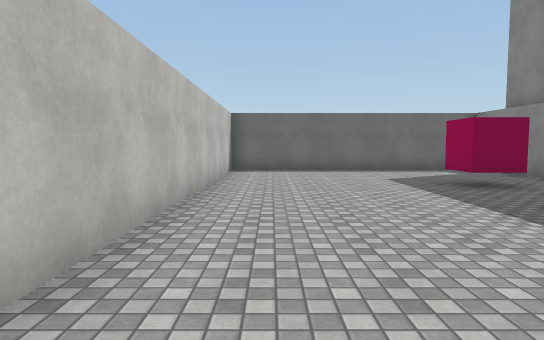
View 1 (above)

20 first-person views from a walk through a Unity game level. The camera is 1.4 m above the floor, tilts 4° down and sees 75° across. The floor is counted in squares, 1.8 m on a side. Each view is taken from the middle of a square. On the plan, view 1 faces up. The plan holds only what a view shows up to about 11 squares ahead; the rest is blank. The place goes on beyond the plan. The player character is not drawn. Some surface patterns are stand-ins.

View 2
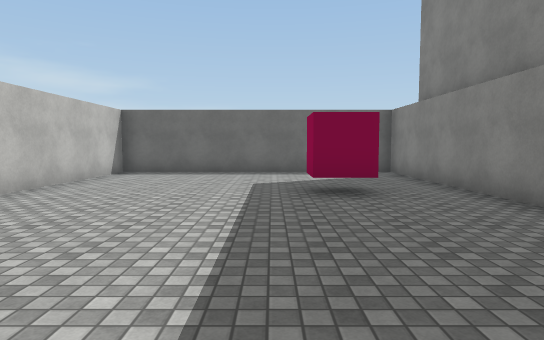

View 3
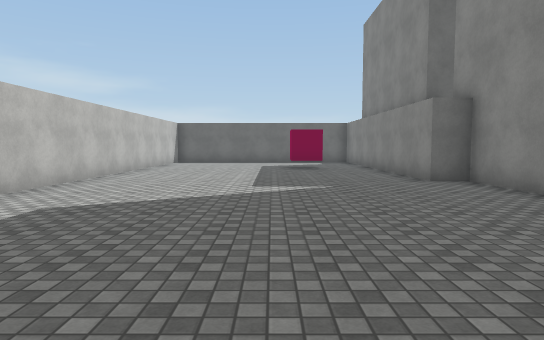

View 4
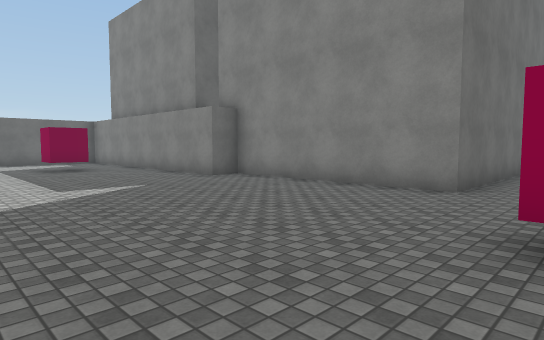

View 5
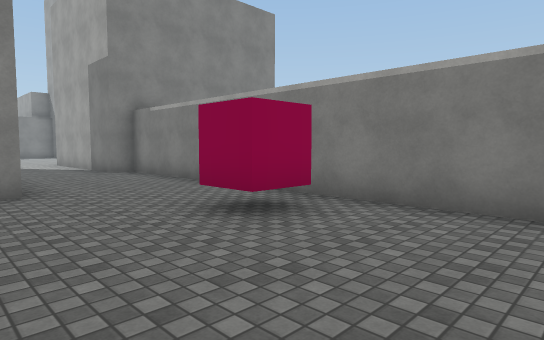

View 6
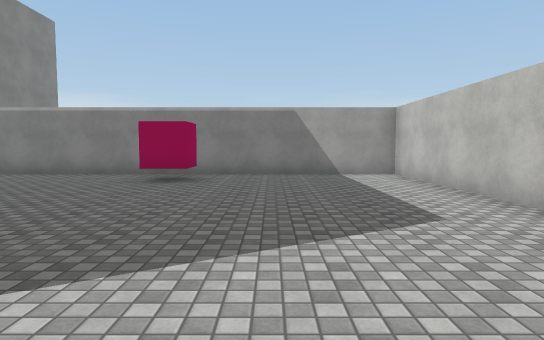

View 7
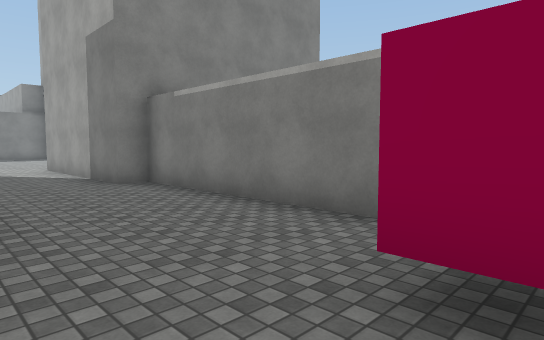

View 8
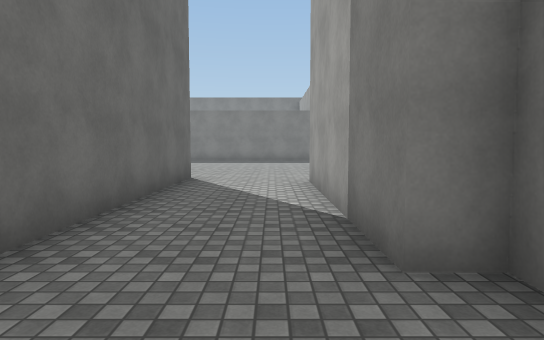

View 9
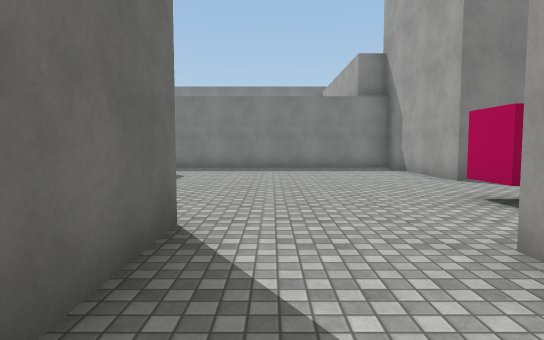

View 10
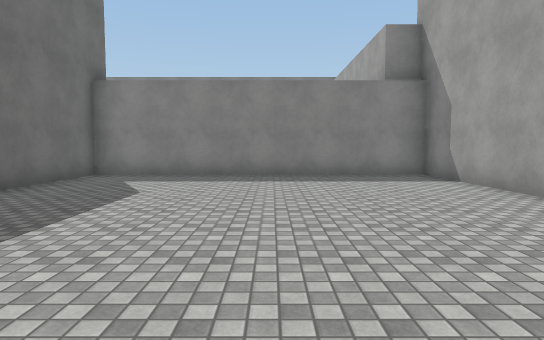

View 11
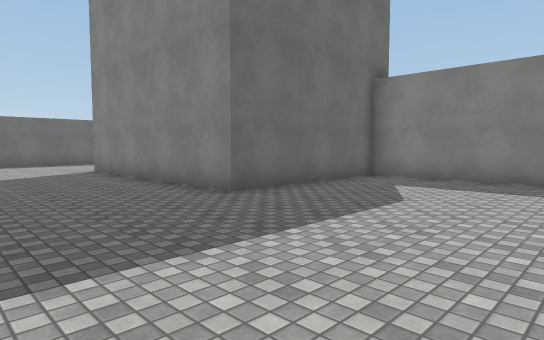

View 12
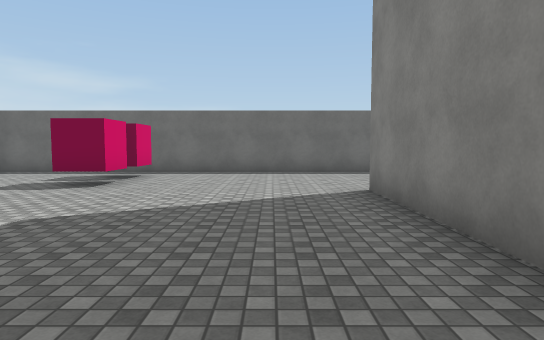

View 13
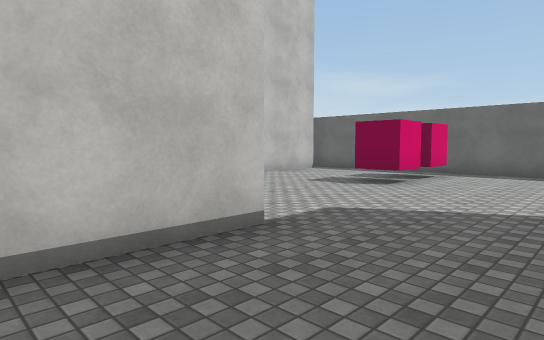

View 14
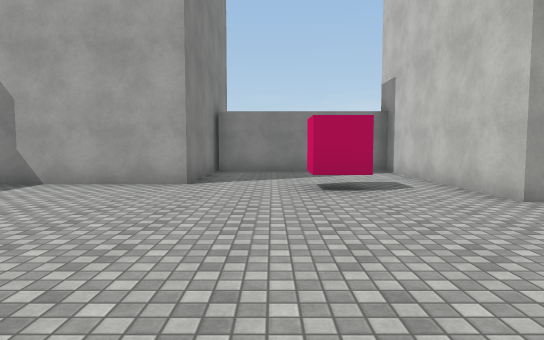

View 15
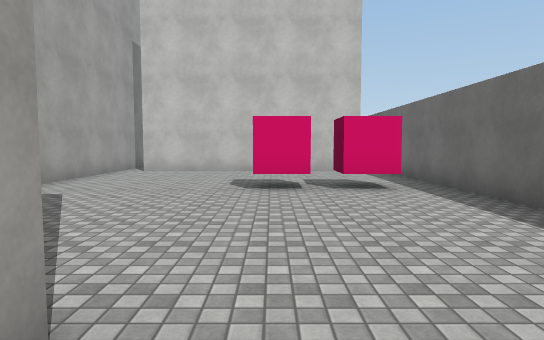

View 16
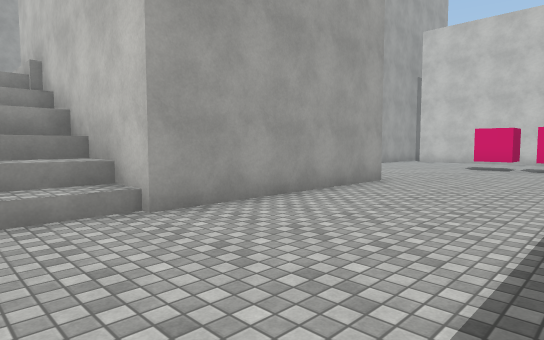

View 17
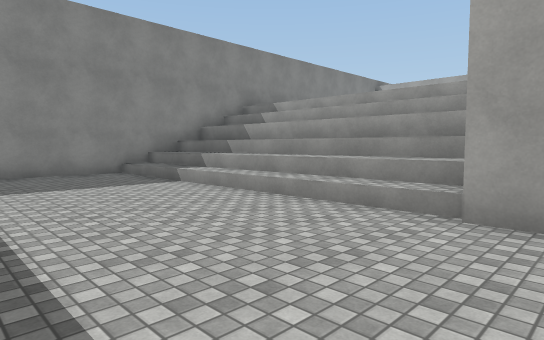

View 18
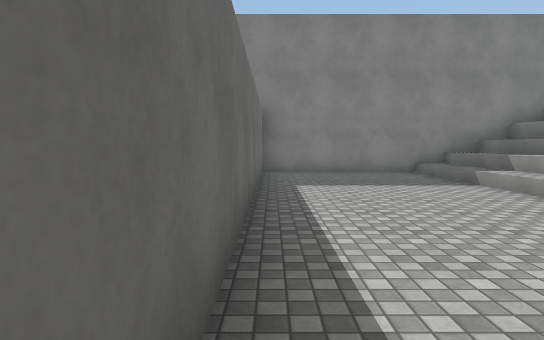

View 19
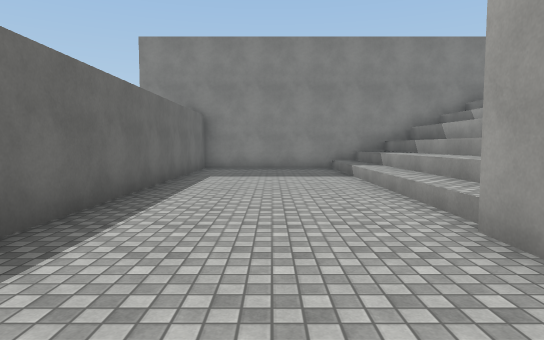

View 20
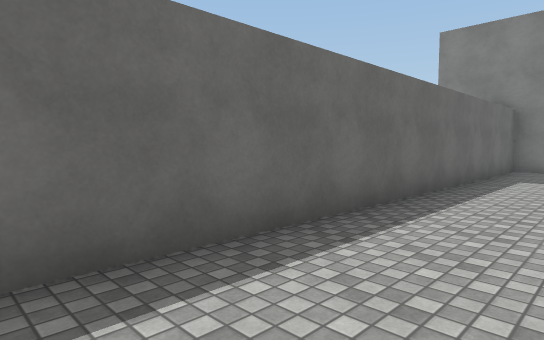

### Floor plan
Key: @ floor where view 1 was taken; # wall or solid block; . floor; / step, stairs or slope; ^ raised ledge; O other object.
Columns run from 2 left of view 1 to 36 right of it. Each row starts with its distance up from view 1.
 12 ##########    #########################
 11 #........#    ........................#
 10 #........#    #...OO..................#
  9 #........#    #.......................#
  8 #........#    #...OO..................#
  7 #.....O..#    #.........######////////#
  6 #........#    #.........#    #^^^^^^^^^
  5 #........#    #.........#    ^^^^^^^^^^
  4 #........#    ..........#    ##########
  3 #........##   ######....#
  2 #.........#        #....#
  1 #.........#        #....######
  0 #.@.......#         .........#
 -1 #.........#         .........#
 -2 #.........#         .........#
 -3 #.........##########.........#
 -4 #............................#
 -5 #.....OO.....................#
 -6 #............######..........#
 -7 ##############    #..O.......#
 -8                   #..O..######
 -9                   #.....#
-10                   #.....#
-11                   #. ...#
-12                   #######

Positions as (right, up) in squares from view 1, and headings:
1: (0, 0), facing up
2: (3, 1), facing up
3: (3, -5), facing up
4: (1, -5), facing up-right
5: (1, -2), facing down-right
6: (2, 3), facing down
7: (4, -3), facing down-right
8: (9, -5), facing right
9: (14, -4), facing right
10: (17, -4), facing right
11: (18, -4), facing up-right
12: (20, 1), facing up
13: (20, 1), facing up-left
14: (20, -1), facing down
15: (23, 8), facing left
16: (29, 11), facing down-left
17: (26, 11), facing down-right
18: (26, 11), facing right
19: (24, 9), facing right
20: (24, 9), facing up-right
